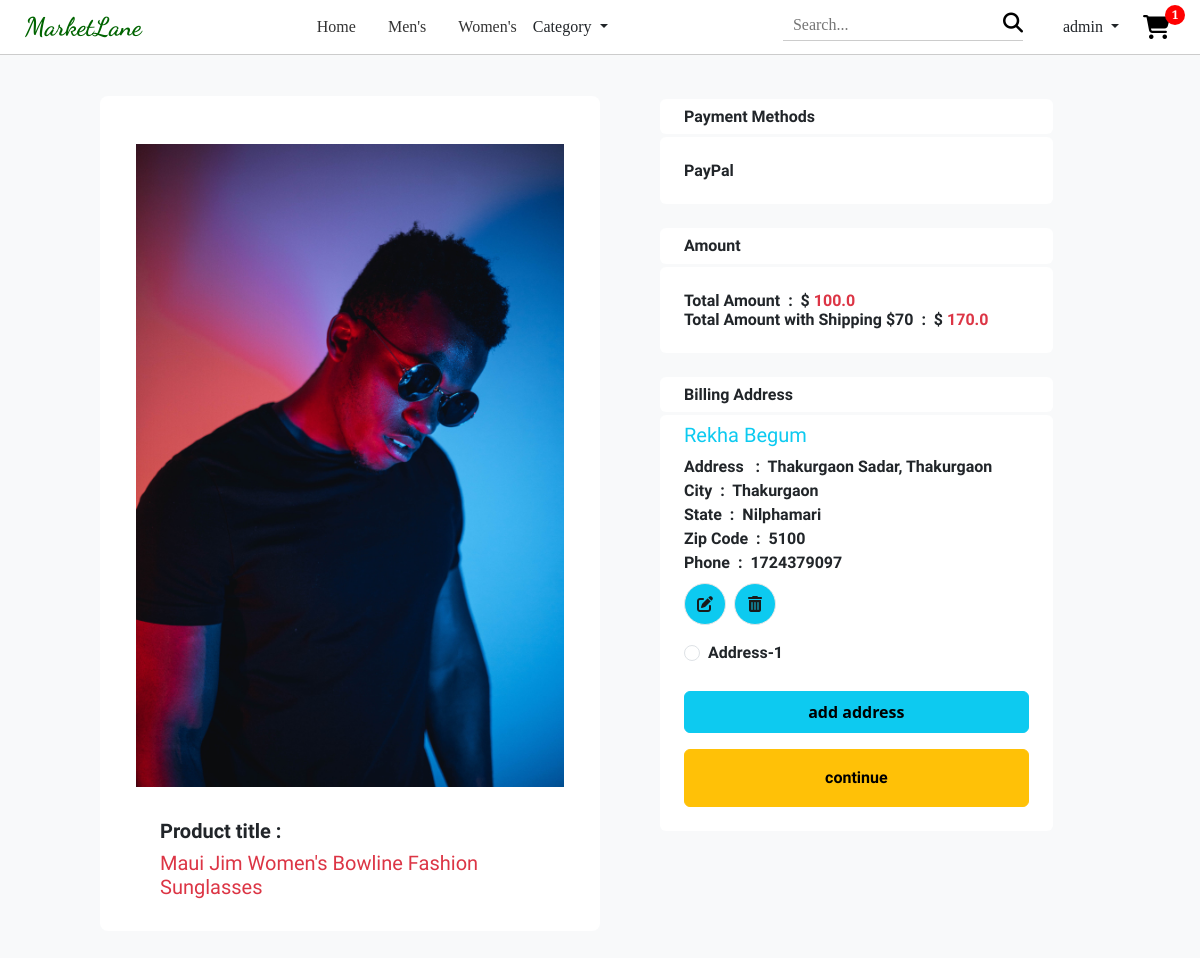
The app's page /prod/view/checkout/10/ (signed in) with its own data.
### core/models.py (models this page shows, shortened)
class Product(models.Model):
    title = models.CharField(max_length=100)
    selling_price = models.FloatField()
    discounted_price = models.FloatField(null=True, blank=True)
    description = models.TextField()
    category = models.CharField(choices=CATEGORY_CHOICES, max_length=2)
    gender = models.CharField(choices=GENDER_CHOICES, max_length=1)
    product_image = models.ImageField(upload_to='product images')

class CustomerAddress(models.Model):
    STATE_CHOICES = [
        ('Rajshahi', (
                ('Bogra', 'Bogra'),
                ('Joypurhat', 'Joypurhat'),
                ('Naogaon', 'Naogaon'),
                ('Natore', 'Natore'),('Chapainawabganj', 'Chapainawabganj'),
                ('Pabna', 'Pabna'),('Rajshahi', 'Rajshahi'),
                ('Sirajganj', 'Sirajganj'),
            )
        ),
        ('Rangpur', (
                ('Dinajpur', 'Dinajpur'),
                ('Gaibandha', 'Gaibandha'),
                ('Kurigram', 'Kurigram'),
                ('Lalmonirhat', 'Lalmonirhat'),
                ('Nilphamari', 'Nilphamari'),('Panchagarh', 'Panchagarh'),
                ('Rangpur', 'Rangpur'),('Thakurgaon', 'Thakurgaon'),
            )
        ),
        ('Sylhet', (
                ('Habiganj', 'Habiganj'),
                ('Maulvibazar', 'Maulvibazar'),
                ('Sunamganj', 'Sunamganj'),('Sylhet', 'Sylhet'),
            )
        ),
        ('Barisal', (
                ('Barguna', 'Barguna'),
                ('Barisal', 'Barisal'),
                ('Bhola', 'Bhola'),
                ('Jhalokati', 'Jhalokati'),
                ('Patuakhali', 'Patuakhali'),
                ('Pirojpur', 'Pirojpur'),
            )
        ),
        ('Chittagong', (
                ('Bandarban', 'Bandarban'),
                ('Brahmanbaria', 'Brahmanbaria'),
                ('Chandpur', 'Chandpur'),
                ('Chittagong', 'Chittagong'),
                ('Comilla', 'Comilla'),
                ('Cox\'s Bazar', 'Cox\'s Bazar'),
                ('Feni', 'Feni'),
                ('Khagrachhari', 'Khagrachhari'),
                ('Lakshmipur', 'Lakshmipur'),
                ('Noakhali', 'Noakhali'),
                ('Rangamati', 'Rangamati'),
            )
        ),
        ('Dhaka', (
                ('Dhaka', 'Dhaka'),
                ('Faridpur', 'Faridpur'),
                ('Gazipur', 'Gazipur'),
                ('Gopalganj', 'Gopalganj'),
                ('Kishoreganj', 'Kishoreganj'),
                ('Madaripur', 'Madaripur'),
                ('Manikganj', 'Manikganj'),
                ('Munshiganj', 'Munshiganj'),
                ('Narayanganj', 'Narayanganj'),
                ('Narsingdi', 'Narsingdi'),
                ('Rajbari', 'Rajbari'),
                ('Shariatpur', 'Shariatpur'),
                ('Tangail', 'Tangail'),
            )
        ),
        ('Khulna', (
                ('Bagerhat', 'Bagerhat'),
                ('Chuadanga', 'Chuadanga'),
                ('Jessore', 'Jessore'),
                ('Jhenaidah', 'Jhenaidah'),
                ('Khulna', 'Khulna'),
                ('Kushtia', 'Kushtia'),
                ('Magura', 'Magura'),
                ('Meherpur', 'Meherpur'),
                ('Narail', 'Narail'),
                ('Satkhira', 'Satkhira'),
            )
        ),
        ('Mymensingh',(
                ('Jamalpur', 'Jamalpur'),
                ('Mymensingh', 'Mymensingh'),
                ('Netrakona', 'Netrakona'),
                ('Sherpur', 'Sherpur'),
            )
        ),
        ('Rajshahi', (
                ('Bogra', 'Bogra'),
                ('Chapainawabganj', 'Chapainawabganj'),
                ('Joypurhat', 'Joypurhat'),
                ('Naogaon', 'Naogaon'),
                ('Natore', 'Natore'),
                ('Pabna', 'Pabna'),
            )
        ),
    ]
    customer = models.ForeignKey(User, on_delete=models.CASCADE)
    name = models.CharField(max_length=100)
    address = models.CharField(max_length=200)
    city = models.CharField(max_length=100)
    state = models.CharField(choices=STATE_CHOICES, max_length=15)
    zip_code = models.CharField(max_length=20)
    phone = models.IntegerField()

### core/views.py (the view)
# urls.py: path('prod/view/checkout/<int:id>/', views.ProductViewCheck.as_view(), name='prod_view_checkout'),
class ProductViewCheck(LoginRequiredMixin, View):
    login_url = reverse_lazy('user_login')
    def get(self, request, id, *args, **kwargs):
        cart = len(ProductCart.objects.filter(user=self.request.user))
        prod_obj = Product.objects.get(id=id)
        address = CustomerAddress.objects.all()
        products_price_with_shipping_price = prod_obj.selling_price + 70
        context = {
            'cart':cart,
            'prod_obj':prod_obj,
            'address':address,
            'products_price_with_shipping_price':products_price_with_shipping_price,
        }
        return render(request, 'core/prod_view_check.html', context)

### core/templates/core/prod_view_check.html (shortened to what this page needs)
{% extends "core/base.html" %}
{% load static %}
{% block css-link %}
  <link rel="stylesheet" href="{% static 'core/css/check_out.css' %}">
  <link rel="stylesheet" href="{% static 'core/css/product_view_style.css' %}">
{% endblock css-link %}
{% block body-content %}
  <div class='bg'>
    <div class="container col-lg-10 col-md-12 mt-md-5 pb-5">
      <div class="row">
        <div class="col-lg-6 col-md-7 d-flex flex-column align-items-center pt-5 bg-white rounded-3 mt-5">
            <div class="prod-view-check">
                <div class="prod-view-check-img">
                    <img src="{{prod_obj.product_image.url}}" alt="Product Image">
                </div>
                <div class="prod-view-check-info text-danger">
                  <h5 class="fw-bold text-dark fm-puff">Product title : </h5>
                    <h5 class="prod-view-check-price fm-puff">
                        {{prod_obj.title}}
                    </h5>
                </div>
            </div>
        </div>
          <div class="col-md-5 ms-lg-5 mt-5">
            <h6 class="rounded-2 bg-white py-2 px-4 fw-bold fm-puff ">Payment Methods</h6>
            <h6 class="rounded-2 bg-white py-4 px-4 fw-bold fm-puff mb-4">PayPal</h6>
            <h6 class="rounded-2 bg-white py-2 px-4 fw-bold fm-puff ">Amount</h6>
            <h6 class="rounded-2 bg-white py-4 px-4 fw-bold fm-puff mb-4 d-flex flex-column">
              <p>Total Amount&nbsp : &nbsp$&nbsp<span class="text-danger">{{prod_obj.selling_price}}</span> </p>
              <p>Total Amount with Shipping $70 &nbsp:&nbsp $&nbsp<span class="text-danger">{{products_price_with_shipping_price}}</span> </p>
            </h6>
            <h6 class="rounded-2 bg-white py-2 px-4 fw-bold fm-puff">Billing Address</h6>
            <div class="rounded-2 bg-white py-2 px-4 fw-semibold">
              <form action="/prod/view/checkout/done">
                {% for address in address %}
                <div class="billing-address fm-puff mb-3">
                  <h5 class="text-info">{{address.name|capfirst}}</h5>
                  <div class="d-flex flex-column align-items-start">
                    <p class="">Address &nbsp :&nbsp {{address.address}}</p>
                    <p class="">City &nbsp:&nbsp {{address.city}}</p>
                    <p class="">State &nbsp:&nbsp {{address.state}}</p>
                    <p class="">Zip Code &nbsp:&nbsp {{address.zip_code}}</p>
                    <p class="">Phone &nbsp:&nbsp {{address.phone}}</p>
                  </div>
                  <div class="address-actions">
                    <a class="btn-icon btn-edit bg-info text-decoration-none"><i class="fas fa-edit"></i></a>
                    <a href="{% url 'customer_address_del' address.id %}" class="btn-icon btn-delete bg-info mx-2 "><i
                        class="fas fa-trash-alt"></i></a>
                  </div>
                  <div class="form-check">
                    <input class="form-check-input" type="radio" name="add_id" id="address-{{forloop.counter}}"
                      value="{{address.id}}" required>
                    <label class="form-check-label" for="address-{{forloop.counter}}">
                      Address-{{forloop.counter}}
                    </label>
                  </div>
                </div>
                {% endfor %}
                <a href="{% url 'customer_address' %}" class="btn btn-info py-2 my-3 d-block fw-bold">add address</a>
                <button type="submit" class="btn btn-warning py-3 my-3 d-block fw-bold fm-puff w-100 ">continue</button>
              </form>
            </div>
          </div>
      </div>
    </div>
  </div>
{% endblock body-content %}

### core/templates/core/navbar.html (shortened to what this page needs)
<div class="nav">
    <a href="{% url 'home' %}" class="logo ">MarketLane</a>
    <div class="nav-a d-flex align-items-center list-unstyled">
        <a href="{% url 'home' %}">Home</a>
        <a href="{% url 'men_products' %}">Men's</a>
        <a href="{% url 'women_porducts' %}">Women's</a>
        <div class="dropdown">
            <a class="dropdown-toggle text-decoration-none text-dark" href="#" role="button" data-bs-toggle="dropdown" aria-expanded="false">
              Category
            </a>
        </div>
    </div>
    <div class="d-flex align-items-center">
        <div class="search-container">
            <input type="text" placeholder="Search...">
            <button type="submit"><i class="fa fa-search"></i></button>
        </div>
        <div class="nav-a">
            {% if request.user.is_authenticated %}
            <div class="dropdown mx-4">
                <a class="dropdown-toggle text-decoration-none text-dark" href="#" role="button" data-bs-toggle="dropdown" aria-expanded="false">
                  {{request.user}}
                </a>
            </div>
            {% else %}
            <a href="{% url 'user_registration' %}" class="d-inline mx-3 ">login/register</a>
            {% endif %}
        </div>
        {% if request.user.is_authenticated %}
        <a class="cart-icon" href="{% url 'product_cart' %}">
            <i class="fas fa-shopping-cart"></i>
            <span class="cart-count" id='cart-count'>{{cart}}</span>
        </a>
        {% endif %}
    </div>
</div>

### core/static/core/css/style.css (style rules this page uses)
* { padding: 0; margin: 0; box-sizing: border-box; }
body { background-color: rgb(239 238 238) !important; position: relative; display: flex; flex-direction: column; justify-content: center; }
.fm-puff { font-family: 'DynaPuff', cursive; }
.nav { display: flex; align-items: center; justify-content: space-between; padding: 0px 25px !important; width: 100%; height: 55px; border-bottom: 1px solid #ccc; font-family: 'Bree Serif', serif !important; position: fixed; background-color: white; z-index: 20; top: 0; }
.nav-a>a { position: relative; margin: 0 1rem; text-decoration: none; color: #333; }
.nav-a>a::after { content: ''; position: absolute; background-color: #00640f; left: 0; bottom: -2px; height: 2px; width: 0%; transition: all .3s ease-in-out; }
.search-container { display: flex; align-items: center; border-bottom: 1px solid #ccc; padding-bottom: 3px; margin: 0 1rem; }
input[type="text"] { border: none; outline: none; font-size: 16px; padding: 0 10px; flex: 1; }
.search-container button[type="submit"] { border: none !important; background: none !important; outline: none !important; cursor: pointer; }
button[type="submit"] i { font-size: 20px; }
.nav .logo { text-decoration: none; font-size: 1.6rem; font-family: 'Dancing Script', cursive; font-weight: bold; color: darkgreen }
.cart-icon { display: flex; align-items: center; position: relative; color: #000; text-decoration: none; }
.cart-icon .fa-shopping-cart { font-size: 24px; }
.cart-count { position: absolute; top: -10px; right: -10px; display: flex; justify-content: center; align-items: center; width: 20px; height: 20px; border-radius: 50%; font-size: 12px; font-weight: bold; background-color: #f00; color: #fff; }
.fa-shopping-cart { margin-right: 5px; }
input[type="text"] { flex: .1; }
.address-actions { flex-shrink: 0; display: flex; flex-direction: row; align-items: center; margin: 8px 0; }
.btn-icon { text-decoration: none; display: flex; justify-content: center; align-items: center; border: 1px solid #e6e6e6; border-radius: 50%; color: #1a1a1a; cursor: pointer; font-size: 1rem; height: 42px; width: 42px; margin-bottom: 8px; padding: 0; transition: all 0.3s ease; }
.btn-icon i { margin: 0; }

### core/static/core/css/check_out.css (style rules this page uses)
.fm-puff { font-family: 'DynaPuff', cursive; }
h6 { padding: 0; margin: 3px 0; }
p { padding: 0; margin: 0; }
.bg { min-height: 100vh; width: 100%; }
.billing-address p { margin: 0; padding: 0; }

### core/static/core/css/product_view_style.css (style rules this page uses)
label { font-size: 16px; font-weight: bold; margin-bottom: 10px; }
.prod-view-check { width: 100%; }
.prod-view-check-img { display: flex; justify-content: center; }
.prod-view-check-img img { height: auto; width: 90%; }
.prod-view-check-info { padding: 0 3em !important; margin: 2em 0; }

### records on screen
Product: product_image (picture), title "Maui Jim Women's Bowline Fashion Sunglasses", selling_price "100.0"
CustomerAddress: name "Rekha Begum", address "Thakurgaon Sadar, Thakurgaon", city "Thakurgaon", state "Nilphamari", zip_code "5100", phone "1724379097"

### other values on screen
{{ request.user }} "admin"
{{ cart }} "1"
{{ products_price_with_shipping_price }} "170.0"
